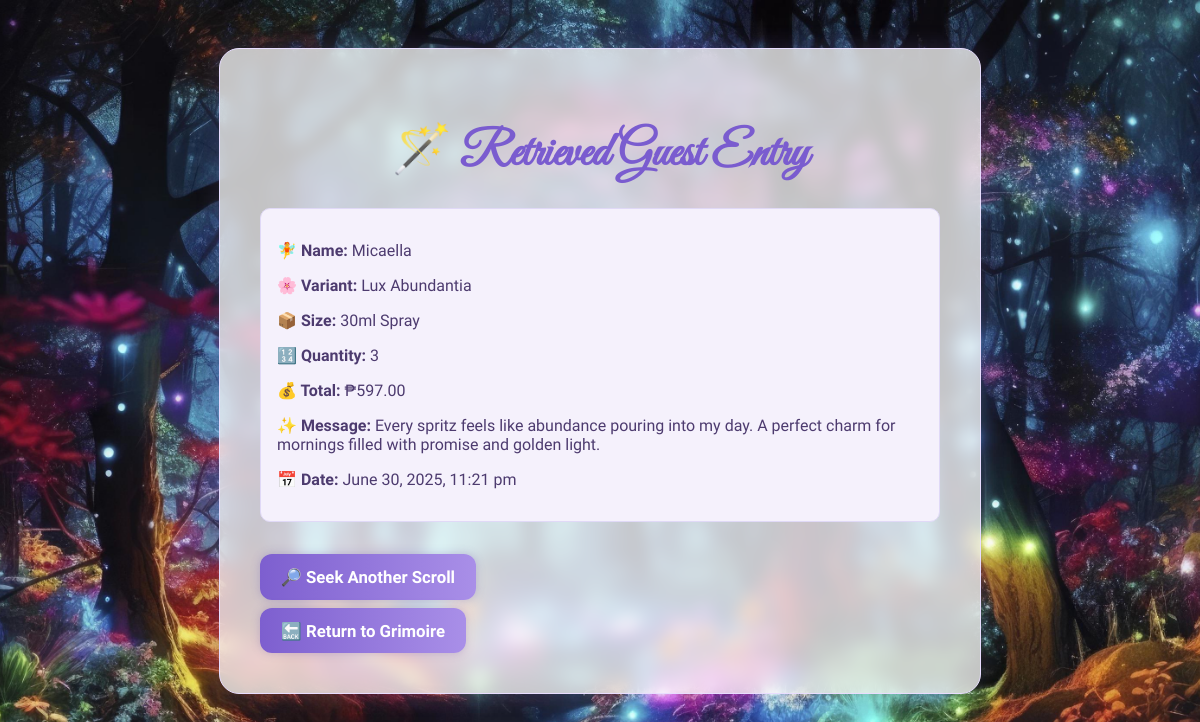
Screenshot of /Feedback/retrieve_entry.php?entry_id=3 with the database file from the repository.
### tables this page shows
CREATE TABLE `entries` (
  `id` int(11) NOT NULL,
  `name` varchar(100) NOT NULL,
  `variant` varchar(50) NOT NULL,
  `size` varchar(50) NOT NULL,
  `quantity` int(11) NOT NULL,
  `total_price` decimal(10,2) NOT NULL,
  `message` text NOT NULL,
  `date_posted` timestamp NOT NULL DEFAULT current_timestamp()
);

### Feedback/retrieve_entry.php (the view, shortened to what this page needs)
<?php
include "../Database/database.php";
?>
<!DOCTYPE html>
<html lang="en">
<head>
  <link rel="stylesheet" href="../css/styles.css">
</head>
<body>
  <div class="container">
    <h1>🪄 Retrieved Guest Entry</h1>
    <?php
    if (isset($_GET['entry_id'])) {
        $id = $_GET['entry_id'];
        try {
            $stmt = $conn->prepare("SELECT * FROM entries WHERE id = :id");
            $stmt->bindParam(':id', $id, PDO::PARAM_INT);
            $stmt->execute();
            if ($stmt->rowCount() === 0) {
                echo "<p>No scroll found with ID: $id 🫧</p>";
            } else {
                $entry = $stmt->fetch(PDO::FETCH_ASSOC);
                echo "<div class='summary'>";
                echo "<p><strong>🧚 Name:</strong> {$entry['name']}</p>";
                echo "<p><strong>🌸 Variant:</strong> {$entry['variant']}</p>";
                echo "<p><strong>📦 Size:</strong> {$entry['size']}</p>";
                echo "<p><strong>🔢 Quantity:</strong> {$entry['quantity']}</p>";
                echo "<p><strong>💰 Total:</strong> ₱{$entry['total_price']}</p>";
                echo "<p><strong>✨ Message:</strong> {$entry['message']}</p>";
                echo "<p><strong>📅 Date:</strong> " . date("F j, Y, g:i a", strtotime($entry['date_posted'])) . "</p>";
                echo "</div>";
            }
        } catch (PDOException $e) {
            echo "<p class='error'>Error: " . $e->getMessage() . "</p>";
        }
    } else {
        echo "<p>No scroll ID was provided. 🪄</p>";
    }
    ?>
    <div class="left-buttons">
      <a href="../pages/retrieve.html" class="nav-button">🔎 Seek Another Scroll</a>
      <a href="../pages/index.html" class="nav-button">🔙 Return to Grimoire</a>
    </div>
  </div>
</body>
</html>

### css/styles.css (style rules this page uses)
body { font-family: 'Cardo', serif; background: url('../images/enchanting.jpg') no-repeat center center fixed; background-size: cover; color: #3e2c5e; margin: 0; padding: 0; min-height: 100vh; }
.container { max-width: 680px; margin: 3rem auto; background: rgba(255, 255, 255, 0.75); backdrop-filter: blur(8px); padding: 2.5rem; border-radius: 20px; box-shadow: 0 0 25px rgba(178, 153, 255, 0.15); border: 1px solid #e8ddff; }
h1 { text-align: center; font-family: 'Great Vibes', cursive; font-size: 3rem; color: #7a5ccf; margin-bottom: 1.5rem; }
.summary { background-color: #f5f1fc; padding: 1rem; border-radius: 10px; margin-top: 1rem; border: 1px solid #e0d9f7; color: #4d3b6f; }
.nav-button { background: linear-gradient(to right, #7d5fcf, #a98fe8); color: #fff; padding: 0.8rem 1.3rem; border: none; border-radius: 12px; cursor: pointer; font-weight: bold; font-size: 1.05rem; font-family: 'Cardo', serif; transition: all 0.3s ease; box-shadow: 0 0 10px rgba(110, 90, 180, 0.3); text-decoration: none; display: inline-block; }
.left-buttons { display: flex; flex-direction: column; align-items: flex-start; gap: 0.5rem; margin-top: 2rem; }
.left-buttons .nav-button { margin-top: 0; }

### rows the page displays
entries: name "Micaella", variant "Lux Abundantia", size "30ml Spray", quantity "3", total_price "597.00", message "Every spritz feels like abundance pouring into my day. A perfect charm for mornings filled with promise and golden light.", date_posted "June 30, 2025, 11:21 pm"
